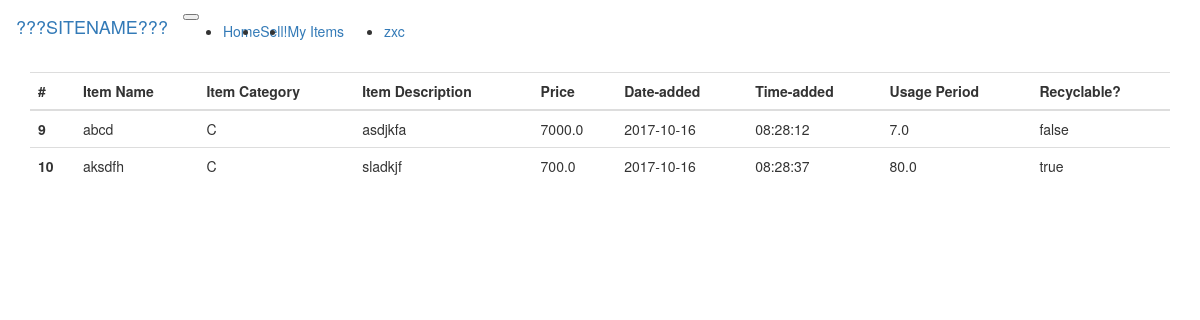
The app's page /my_posts (signed in), older data.
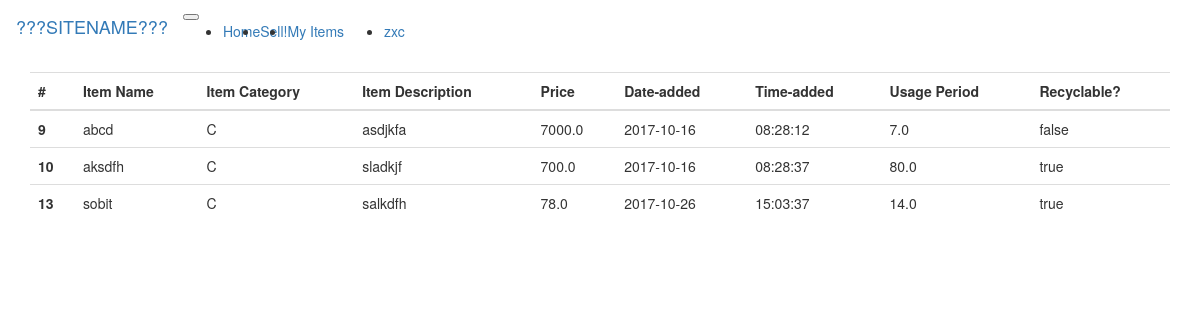
The same page, newer data.
### tables this page shows
CREATE TABLE 'repository' ('item_id' INTEGER PRIMARY KEY AUTOINCREMENT NOT NULL, 'item_name' TEXT NOT NULL, 'item_description' TEXT, 'user_id' INTEGER NOT NULL, 'item_category' TEXT NOT NULL, 'usage_period' REAL, 'price' REAL NOT NULL,'recyclable' TEXT NOT NULL, 'date_added' DATETIME NOT NULL DEFAULT CURRENT_DATE, 'time_added' DATETIME NOT NULL DEFAULT CURRENT_TIME);

### application.py (the view)
@app.route('/my_posts')
@login_required_as_seller
def my_posts():
    posts = db.execute("SELECT * FROM repository WHERE user_id = :userID", userID = session["user_id"])
    return render_template("my_posts.html", posts = posts)

### application.py (called while the page is built)
    @app.after_request
    def after_request(response):
        response.headers["Cache-Control"] = "no-cache, no-store, must-revalidate"
        response.headers["Expires"] = 0
        response.headers["Pragma"] = "no-cache"
        return response

### helpers.py (called while the page is built)
def login_required_as_seller(f):
    @wraps(f)
    def decorated_function(*args, **kwargs):
        if session.get("user_id") is None or session.get("user_category") != 1:
            return error("You are not allowed to access this page")
        return f(*args, **kwargs)
    return decorated_function

### templates/my_posts.html (shortened to what this page needs)
{% extends "seller_index.html" %}
{% block main %}
<div class="container">
<table class="table">
	<head>
		<tr>
			<th>#</th>
			<th>Item Name</th>
			<th>Item Category</th>
			<th>Item Description </th>
			<th>Price</th>
			<th>Date-added</th>
			<th>Time-added</th>
			<th>Usage Period</th>
			<th>Recyclable?</th>
		</tr>
	<tbody>
		{% for post in posts %}
		<tr>
			<th scope="row">{{ post["item_id"] }}</th>
			<td>{{ post["item_name"] }}</td>
			<td>{{ post["item_category"] }}</td>
			<td>{{ post["item_description"] }}</td>
			<td>{{ post["price"] }}</td>
			<td>{{ post["date_added"] }}</td>
			<td>{{ post["time_added"] }}</td>
			<td>{{ post["usage_period"] }}</td>
			<td>{{ post["recyclable"] }} </td>
		</tr>
		{% endfor %}
	</tbody>
</table>
</div>
{% endblock %}

### templates/seller_index.html (shortened to what this page needs)
{% extends "layout.html" %}
{% block navbar_modification %}
<ul class="navbar-nav mr-auto">
	<li class="nav-item">
		<a class="nav-link" href="{{ url_for('index') }}">Home<span class="sr-only">(current)</span></a>
	</li>
	<li class="nav-item">
		<a class="nav-link" href="{{ url_for('post') }}">Sell!</a>
	</li>
	<li class="nav-item">
		<a class="nav-link" href="{{ url_for('my_posts') }}">My Items</a>
	</li>
</ul>
<ul class="navbar-nav ml-auto">
	<li class="nav-item dropdown">
		<a class="nav-link dropdown-toggle" href="http://example.com" id="navbarDropdownMenuLink" data-toggle="dropdown" aria-haspopup="true" aria-expanded="false">
			{{ session.user_name }}
		</a>
	</li>
</ul>
{% endblock %}

### templates/layout.html (shortened to what this page needs)
<!DOCTYPE html>
<html lang="en">
	<head>
		<link href="{{ url_for('static', filename='bootstrap.min.css') }}" rel="stylesheet"/>
		<link href="{{ url_for('static', filename='styles.css') }}" rel="stylesheet"/>
	</head>
	<body>
		<nav class="navbar navbar-expand-lg navbar-dark bg-dark flex-column flex-md-row bd-navbar">
			<a class="navbar-brand" href="{{ url_for('index') }}">???SITENAME???</a>
			<button class="navbar-toggler" type="button" data-toggle="collapse" data-target="#navbarNavDropdown" aria-controls="navbarNavDropdown" aria-expanded="false" aria-label="Toggle navigation">
			</button>
			<div class="collapse navbar-collapse" id="navbarNavDropdown">
				{% block navbar_modification %}{% endblock %}
			</div>
		</nav>
		<main>
		{% block main %}{% endblock %}
		</main>
	</body>
</html>

### static/styles.css (style rules this page uses)
body { background-image: url("background.jpg"); background-size: cover; }

Row changes from the older to the newer data that the page shows:
added repository: item_id "13", item_name "sobit", item_category "C", item_description "salkdfh", price "78.0", date_added "2017-10-26", time_added "15:03:37", usage_period "14.0", recyclable "true"
